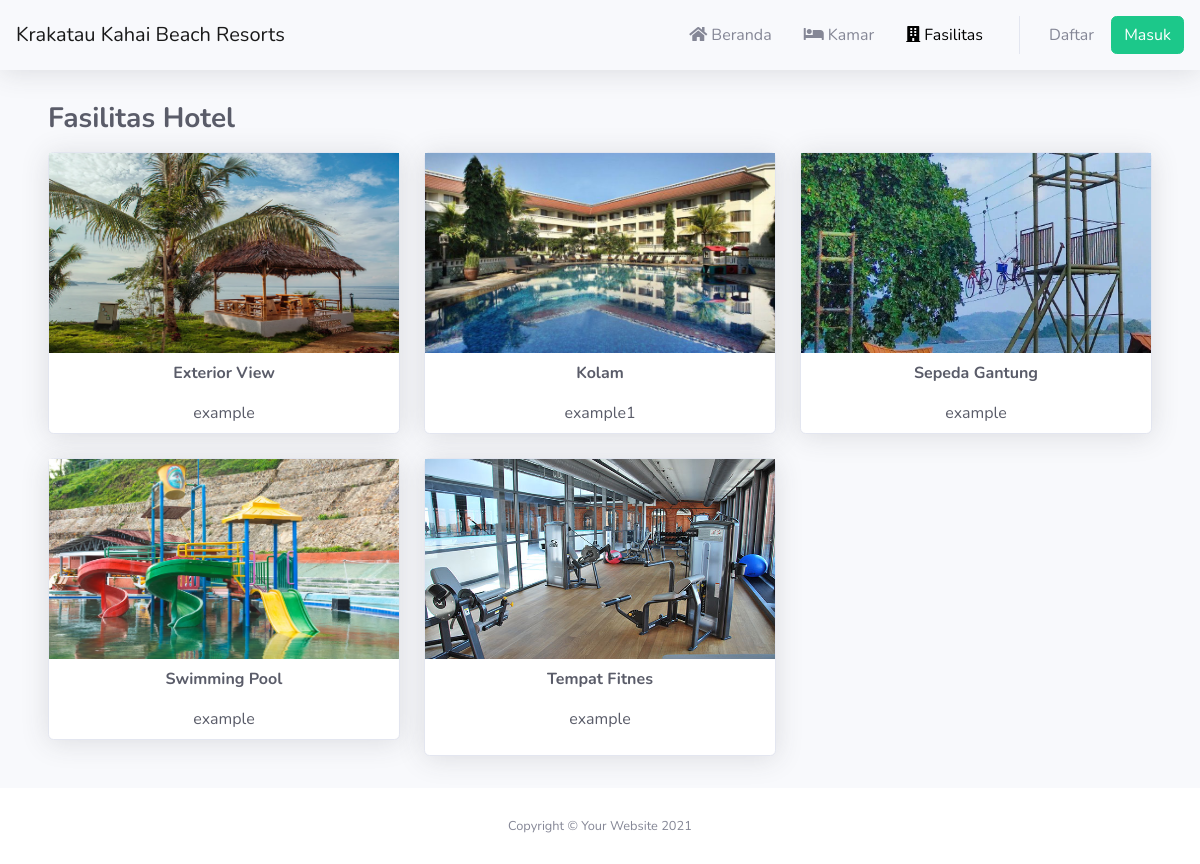
Page /fasilitas.php on the committed database.
### tables this page shows
CREATE TABLE `fasilitas_hotel` (
  `id` int(11) NOT NULL,
  `nama_fasilitas` varchar(100) NOT NULL,
  `keterangan` varchar(100) NOT NULL,
  `image` varchar(100) NOT NULL
);

### fasilitas.php (the view, shortened to what this page needs)
<?php
require './koneksi.php';
?>
<!DOCTYPE html>
<html lang="en">
<head>
    <?php include './layouts/heading.php'; ?>
</head>
<body id="page-top">
    <div id="wrapper">
        <div id="content-wrapper" class="d-flex flex-column">
            <div id="content">
                <nav class="navbar navbar-expand navbar-light bg-none topbar mb-4 static-top shadow">
                    <a href="index.php" class="navbar-brand">Krakatau Kahai Beach Resorts</a>
                    <ul class="navbar-nav ml-auto">
                        <li class="nav-item">
                            <a class="nav-link" href="./index.php" id="userDropdown" aria-haspopup="true" aria-expanded="false">
                                <span class="mr-2 d-none d-lg-inline text-gray-600"><i class="fas fa-home"></i> Beranda</span>
                            </a>
                        </li>
                        <li class="nav-item">
                            <a class="nav-link" href="./kamar-hotel.php" id="userDropdown" aria-haspopup="true" aria-expanded="false">
                                <span class="mr-2 d-none d-lg-inline text-gray-600"><i class="fas fa-bed"></i> Kamar</span>
                            </a>
                        </li>
                        <li class="nav-item">
                            <a class="nav-link" href="./fasilitas.php" id="userDropdown" aria-haspopup="true" aria-expanded="false">
                                <span class="mr-2 d-none d-lg-inline text-gray-600 active"><i class="fas fa-building"></i> Fasilitas</span>
                            </a>
                        </li>
                        <?php
                        if ($user == "") {
                        ?>
                            <li class="nav-item my-auto d-none d-lg-inline">
                                <a href="./daftar.php" class="btn">Daftar</a>
                                <a href="./login.php" class="btn btn-success">Masuk</a>
                            </li>
                        <?php
                        }
                        ?>
                    </ul>
                </nav>
                <div class="container-fluid" style="min-height: 450px;">
                    <div class="container-fluid py-2">
                        <h3 class=" fw-bold mb-3 text-dark">Fasilitas Hotel</h3>
                        <div class="row">
                            <?php
                            $sql = mysqli_query($conn, "SELECT * FROM fasilitas_hotel ORDER BY nama_fasilitas ASC");
                            while ($data = mysqli_fetch_assoc($sql)) {
                            ?>
                                <div class="col-md-4 mb-4">
                                    <a href="" class="text-decoration-none">
                                        <div class="card shadow">
                                            <img src="./img/<?= $data['image'] ?>" alt="Gambar <?= $data['nama_fasilitas'] ?>" style="min-height: 200px;max-height: 200px; height: max-content;">
                                            <span class="text-center p-2 text-dark fw-bold"><?= $data['nama_fasilitas'] ?></span>
                                            <span class="text-center p-2 text-dark"><?php echo $data['keterangan'] ?></span>
                                        </div>
                                    </a>
                                </div>
                            <?php
                            }
                            ?>
                        </div>
                    </div>
                </div>
            </div>
            <footer class="sticky-footer bg-white">
                <div class="container my-auto">
                    <div class="copyright text-center my-auto">
                        <span>Copyright &copy; Your Website 2021</span>
                    </div>
                </div>
            </footer>
        </div>
    </div>
</body>
</html>

### style/main.css (style rules this page uses)
.active { color: black !important; }

### rows in the picture
fasilitas_hotel: image (picture), nama_fasilitas "Exterior View", keterangan "example"
fasilitas_hotel: image (picture), nama_fasilitas "Kolam", keterangan "example1"
fasilitas_hotel: image (picture), nama_fasilitas "Sepeda Gantung", keterangan "example"
fasilitas_hotel: image (picture), nama_fasilitas "Swimming Pool", keterangan "example"
fasilitas_hotel: image (picture), nama_fasilitas "Tempat Fitnes", keterangan "example"
